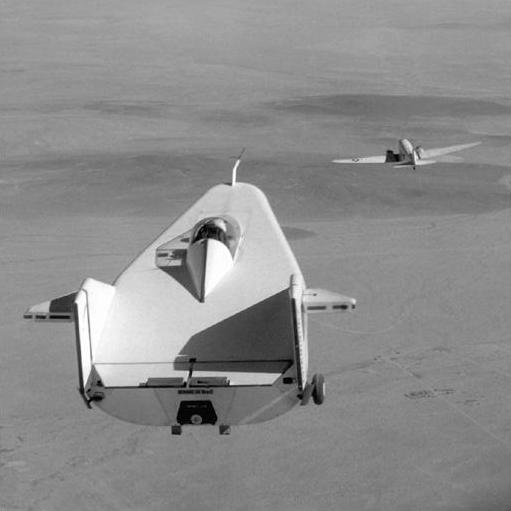
%> input picture OIM/completed labs/Lab_02/data/liftingbody.jpg, 511 x 511 px
$ octave test_returnSubImage.m   (GNU Octave 9; MATLAB toolbox functions it lacks are replaced by stand-ins)
%> lines starting %> are read from the running program, lines starting %| are printed output that depends on the picture
### OIM/completed labs/Lab_02/returnSubImage.m
function subImage = returnSubImage(imageMatrix, startingRow, startingCol, squareSize)
%RETURNSUBIMAGE Квадрат N x N с сохранением всех цветовых каналов.
%   S = returnSubImage(I, ROW, COL) возвращает квадрат 100 x 100.
%   S = returnSubImage(I, ROW, COL, N) возвращает квадрат N x N.
%   Координаты начинаются с 1. Последняя строка равна ROW + N - 1.
narginchk(3,4);
if nargin < 4, squareSize = 100; end
validateattributes(imageMatrix,{'numeric','logical'},{'nonempty','real'},mfilename,'imageMatrix');
if ndims(imageMatrix)>3
    error('returnSubImage:Dimensions','Ожидается двумерное или RGB-изображение.');
end
validateattributes(startingRow,{'numeric'},{'scalar','real','finite','integer','positive'});
validateattributes(startingCol,{'numeric'},{'scalar','real','finite','integer','positive'});
validateattributes(squareSize,{'numeric'},{'scalar','real','finite','integer','positive'});
lastRow = double(startingRow) + double(squareSize) - 1;
lastCol = double(startingCol) + double(squareSize) - 1;
if lastRow > size(imageMatrix,1) || lastCol > size(imageMatrix,2)
    error('returnSubImage:OutOfBounds','Запрошенный квадрат выходит за границы изображения.');
end
subImage = imageMatrix(startingRow:lastRow,startingCol:lastCol,:);
end

### OIM/completed labs/Lab_02/test_returnSubImage.m
%% Лабораторная работа 2. Часть 1. Фрагменты и проверка границ
labDir = fileparts(mfilename('fullpath')); addpath(labDir);
outDir = fullfile(labDir,'results_matlab');
if ~exist(outDir,'dir'), mkdir(outDir); end
lifting = imread(fullfile(labDir,'data','liftingbody.jpg'));
%> lifting is the input picture: size 511x511x3 uint8; min 0, max 255, mean 140.4
lifting_sub1 = returnSubImage(lifting,159,33,330);
%> in returnSubImage, `subImage = imageMatrix(startingRow:lastRow,startingCol:lastCol,:);`:
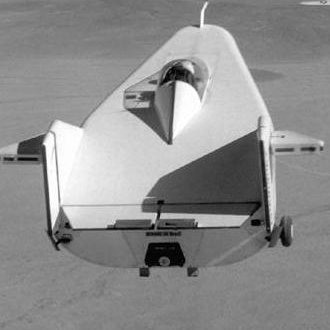
%> subImage: size 330x330x3 uint8; min 0, max 255, mean 141.3
lifting_sub2 = returnSubImage(lifting,110,360);
%> call 2 of returnSubImage, with startingRow = 110, startingCol = 360
%> in returnSubImage (call 2), `subImage = imageMatrix(startingRow:lastRow,startingCol:lastCol,:);`:
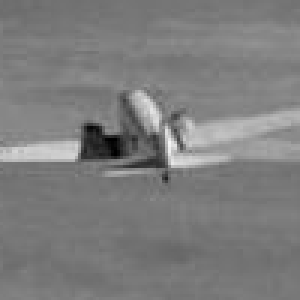
%> subImage: size 100x100x3 uint8 (shown 3 times larger); min 0, max 245, mean 125.1
assert(isequal(size(lifting_sub1),[330 330 3]));
assert(isequal(size(lifting_sub2),[100 100 3]));
assert(isequal(returnSubImage(lifting,511,511,1),lifting(511,511,:)));
didThrow = false;
try
    returnSubImage(lifting,159,33,500);
catch exception
    didThrow = strcmp(exception.identifier,'returnSubImage:OutOfBounds');
    if ~didThrow, rethrow(exception); end
    fprintf('Ожидаемая ошибка: %s\n',exception.message);
end
assert(didThrow,'Не обнаружен выход за границы.');
figure('Name','Lab 2: subimages');
subplot(1,3,1); imshow(lifting); title('Original');
subplot(1,3,2); imshow(lifting_sub1); title('330 x 330');
subplot(1,3,3); imshow(lifting_sub2); title('100 x 100');
imwrite(lifting_sub1,fullfile(outDir,'lifting_sub1.png'));
imwrite(lifting_sub2,fullfile(outDir,'lifting_sub2.png'));
